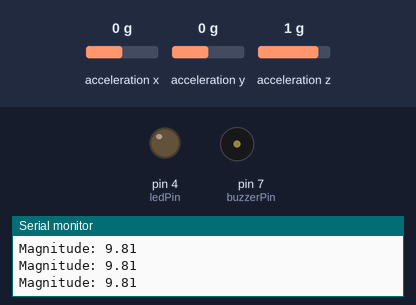
A sketch run on a simulated Arduino Uno, built with avr-gcc and run on an emulated ATmega328P. On the bench: output pins drawn as LEDs (lit = HIGH), buzzer (waves = sounding, pin HIGH), the last lines printed to the serial monitor. Dashed ring = blinking. The inputs (shaded band) are chosen by the test bench; at power-on: acceleration x 0 g, acceleration y 0 g, acceleration z 1 g.

Above: at 1.2 s.
1.3 s: acceleration x set to -0.6 g
2.8 s: acceleration x set to -0.9 g
At 3.6 s:
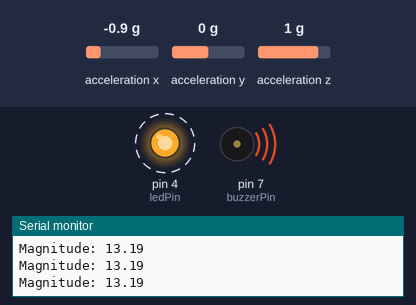
5.8 s: acceleration x set to 0 g
At 6.9 s:
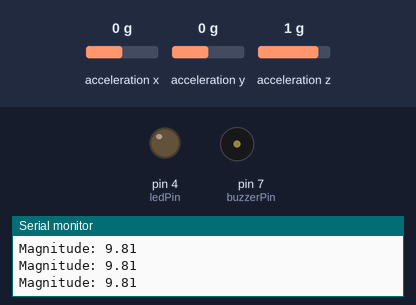
7.6 s: acceleration x set to -1.4 g
At 8.4 s:
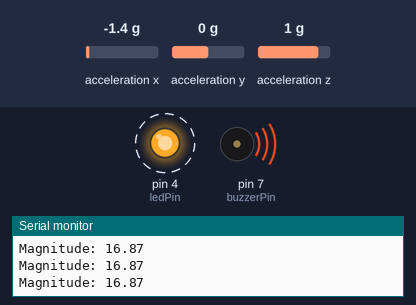
Timing chart, 0 to 11.6 s (numbered marks = the images above; inputs shaded):
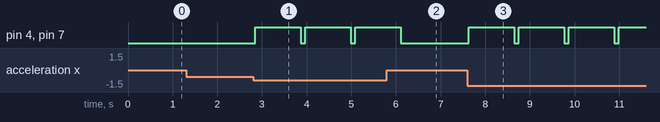

Measured:
- the behaviour switches between -0.7 and -0.8 g on acceleration x (found by bisection; images 0 and 1)
- after the input at 2.8 s, pin 4 (ledPin), pin 7 (buzzerPin): alternates HIGH for 1.0 s and LOW for 0.10 s, starting after 0.05 s
- after the input at 5.8 s, pin 4 (ledPin), pin 7 (buzzerPin): goes on until 6.1 s, then stays LOW
- after the input at 7.6 s, pin 4 (ledPin), pin 7 (buzzerPin): alternates HIGH for 1.0 s and LOW for 0.10 s, starting at once

The sketch:

code.ino
```cpp
// include libraries
#include <Wire.h>
#include <Adafruit_Sensor.h>
#include <Adafruit_ADXL345_U.h>

// create objects
Adafruit_ADXL345_Unified accel = Adafruit_ADXL345_Unified(12345);

// define pins
int buzzerPin = 7;
int ledPin = 4;

// define threshold and debounce time
int threshold = 12;
int debounceTime = 1000;

// define variables for debounce
bool earthquakeDetected = false;
unsigned long earthquakeTime = 0;

void setup() {
  // initialize serial communication
  Serial.begin(9600);

  // initialize pins
  pinMode(buzzerPin, OUTPUT);
  pinMode(ledPin, OUTPUT);

  // check if the accelerometer is connected
  if(!accel.begin())
  {
    Serial.println("Could not find a valid ADXL345 sensor, check wiring!");
    while(1);
  }
}

void loop() {
  // read accelerometer data
  sensors_event_t event;
  accel.getEvent(&event);

  // calculate magnitude of acceleration vector
  float magnitude = sqrt(event.acceleration.x * event.acceleration.x +
                         event.acceleration.y * event.acceleration.y +
                         event.acceleration.z * event.acceleration.z);

  // print magnitude to serial monitor
  Serial.print("Magnitude: ");
  Serial.println(magnitude);

  // check if magnitude is above threshold
  if (magnitude > threshold && !earthquakeDetected) {
    // trigger the buzzer and LED bulb
    digitalWrite(buzzerPin, HIGH);
    digitalWrite(ledPin, HIGH);
    Serial.println("Earthquake detected!");

    // set debounce flag and time
    earthquakeDetected = true;
    earthquakeTime = millis();
  }

  // check if debounce time has elapsed
  if (earthquakeDetected && millis() - earthquakeTime > debounceTime) {
    // turn off the buzzer and LED bulb
    digitalWrite(buzzerPin, LOW);
    digitalWrite(ledPin, LOW);
    Serial.println("Earthquake over.");

    // clear debounce flag
    earthquakeDetected = false;
  }

  // wait for a short time before reading accelerometer data again
  delay(100);
}
```
